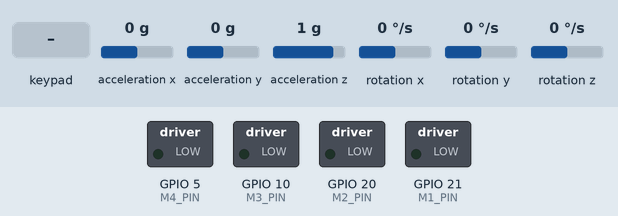
A sketch run on a simulated ESP32-C3. Shown: switched loads named in the sketch (green lamp = pin HIGH). The test bench sets the inputs (shaded band); at power-on: acceleration x 0 g, acceleration y 0 g, acceleration z 1 g, rotation x 0 °/s, rotation y 0 °/s, rotation z 0 °/s. What the sketch prints to the serial monitor is not drawn.

Above: at 4.2 s.
4.3 s: key 'U' pressed
At 4.59 s:
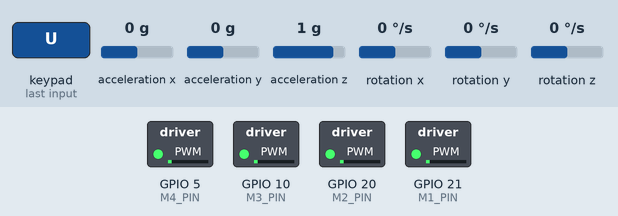
6.2 s: acceleration x set to -1.4 g
At 7.0 s:
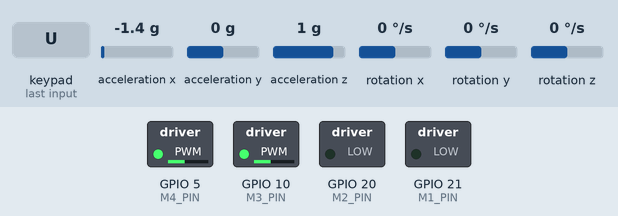
7.7 s: acceleration y set to -1.4 g
At 8.0 s:
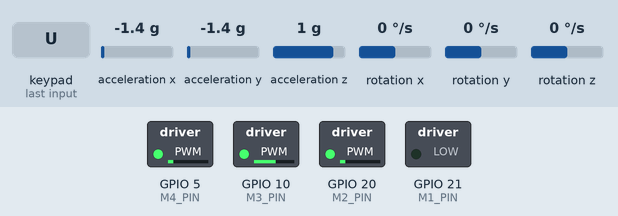
9.2 s: acceleration z set to -1.4 g
At 10.4 s:
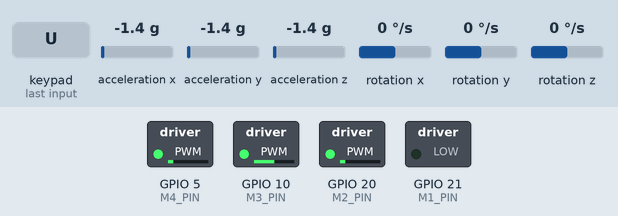
10.7 s: acceleration x set to 0 g
At 11.5 s:
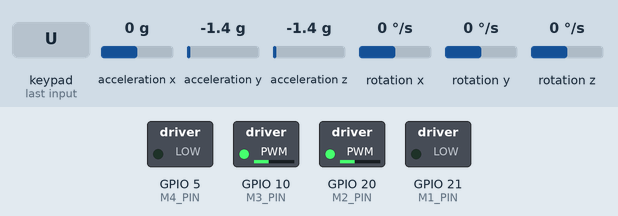
12.2 s: acceleration y set to 0.8 g
At 12.5 s:
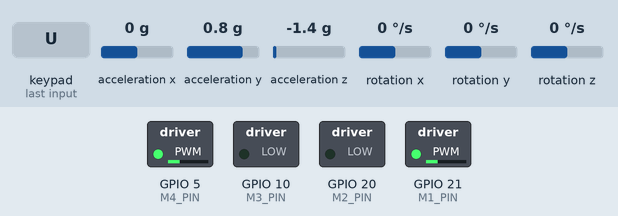
Timing chart, 0 to 14.7 s (numbered marks = the images above; inputs shaded):
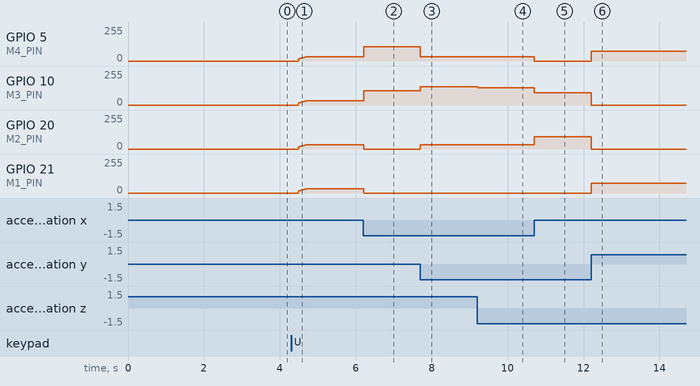

The sketch:

drone_code.ino
```cpp
#define CUSTOM_SETTINGS
#define INCLUDE_GAMEPAD_MODULE
#include <Dabble.h>
#include <Wire.h>
#include <MPU6050_light.h>

// --- Motor Pin Definitions (User Specified) ---
const int M1_PIN = 21; // Front-Left
const int M2_PIN = 20; // Front-Right
const int M3_PIN = 10; // Back-Right
const int M4_PIN = 5;  // Back-Left

// PWM Settings
const int freq = 500;
const int res = 8;

MPU6050 mpu(Wire);

// --- PID Gains (Adjust these for stability) ---
float pid_p_gain = 1.35;
float pid_i_gain = 0.04;
float pid_d_gain = 16.0;

// --- Control Variables ---
float roll_input = 0;   // Controlled by Bluetooth Left/Right
float pitch_input = 0;  // Controlled by Bluetooth Triangle/Cross
int throttle = 0;       // Controlled by Bluetooth Up/Down

void setup() {
  Serial.begin(115200);

  // ESP32-C3 Specified I2C (SDA=7, SCL=6)
  Wire.begin(7, 6);

  // Bluetooth Setup
  Dabble.begin("ESP32-C3-Drone");

  // Motor PWM Setup (New ESP32 API)
  ledcAttach(M1_PIN, freq, res);
  ledcAttach(M2_PIN, freq, res);
  ledcAttach(M3_PIN, freq, res);
  ledcAttach(M4_PIN, freq, res);

  // MPU6050 Initialization
  byte status = mpu.begin();
  if(status != 0) {
    while(1) { Serial.println("MPU6050 Error!"); delay(1000); }
  }

  Serial.println("Calibrating... Keep Drone level.");
  delay(2000);
  mpu.calcOffsets(); // အရေးကြီးသည်: Calibration လုပ်ချိန် ငြိမ်နေပါစေ
  Serial.println("Ready to Fly!");
}

void loop() {
  Dabble.processInput();
  mpu.update();

  // 1. --- Remote Control Inputs ---
  // Throttle Control (အနိမ့်အမြင့်)
  if (GamePad.isUpPressed()) {
    if(throttle < 230) throttle += 1; // ဖြည်းဖြည်းချင်းတက်ရန်
  }
  if (GamePad.isDownPressed()) {
    if(throttle > 0) throttle -= 1;
  }

  // Roll Control (ဘေးတိုက်စောင်းရန် - Left/Right)
  if (GamePad.isLeftPressed()) roll_input = -15;
  else if (GamePad.isRightPressed()) roll_input = 15;
  else roll_input = 0;

  // Pitch Control (ရှေ့တိုးနောက်ဆုတ် - Triangle/Cross)
  if (GamePad.isTrianglePressed()) pitch_input = -15;
  else if (GamePad.isCrossPressed()) pitch_input = 15;
  else pitch_input = 0;

  // Emergency Stop (Select ခလုတ်နှိပ်လျှင် မော်တာအားလုံးရပ်)
  if (GamePad.isSelectPressed()) throttle = 0;

  // 2. --- Stabilization PID Logic ---
  float current_roll = mpu.getAngleX();
  float current_pitch = mpu.getAngleY();

  float out_roll = pid_p_gain * (current_roll - roll_input);
  float out_pitch = pid_p_gain * (current_pitch - pitch_input);

  // 3. --- Motor Mixing ---
  if (throttle < 15) { // Throttle နည်းနေလျှင် မော်တာရပ်ထားရန်
    stopMotors();
  } else {
    // M1, M2 ဘက်ကို Front ထားသော Mixing logic
    int m1 = constrain(throttle - out_pitch + out_roll, 0, 255);
    int m2 = constrain(throttle - out_pitch - out_roll, 0, 255);
    int m3 = constrain(throttle + out_pitch - out_roll, 0, 255);
    int m4 = constrain(throttle + out_pitch + out_roll, 0, 255);

    ledcWrite(M1_PIN, m1);
    ledcWrite(M2_PIN, m2);
    ledcWrite(M3_PIN, m3);
    ledcWrite(M4_PIN, m4);
  }

  delay(10); // 100Hz Loop speed
}

void stopMotors() {
  ledcWrite(M1_PIN, 0);
  ledcWrite(M2_PIN, 0);
  ledcWrite(M3_PIN, 0);
  ledcWrite(M4_PIN, 0);
}
```

Measured:
- after the input at 4.3 s, GPIO 5 (M4_PIN), GPIO 10 (M3_PIN), GPIO 20 (M2_PIN), GPIO 21 (M1_PIN): moves from 0/255 to 33/255 over 0.22 s, starting after 0.18 s
- after the input at 6.2 s, GPIO 5 (M4_PIN), GPIO 10 (M3_PIN): 33/255 → 106/255 at once; GPIO 20 (M2_PIN), GPIO 21 (M1_PIN): 33/255 → 0/255 at once
- after the input at 7.7 s, GPIO 5 (M4_PIN): 106/255 → 33/255 at once; GPIO 10 (M3_PIN): 106/255 → 137/255 at once; GPIO 20 (M2_PIN): 0/255 → 33/255 at once
- after the input at 9.2 s, GPIO 10 (M3_PIN): 137/255 → 128/255 at once
- after the input at 10.7 s, GPIO 5 (M4_PIN): 33/255 → 0/255 at once; GPIO 10 (M3_PIN): 128/255 → 93/255 at once; GPIO 20 (M2_PIN): 33/255 → 93/255 at once
- after the input at 12.2 s, GPIO 5 (M4_PIN), GPIO 21 (M1_PIN): 0/255 → 73/255 at once; GPIO 10 (M3_PIN), GPIO 20 (M2_PIN): 93/255 → 0/255 at once
